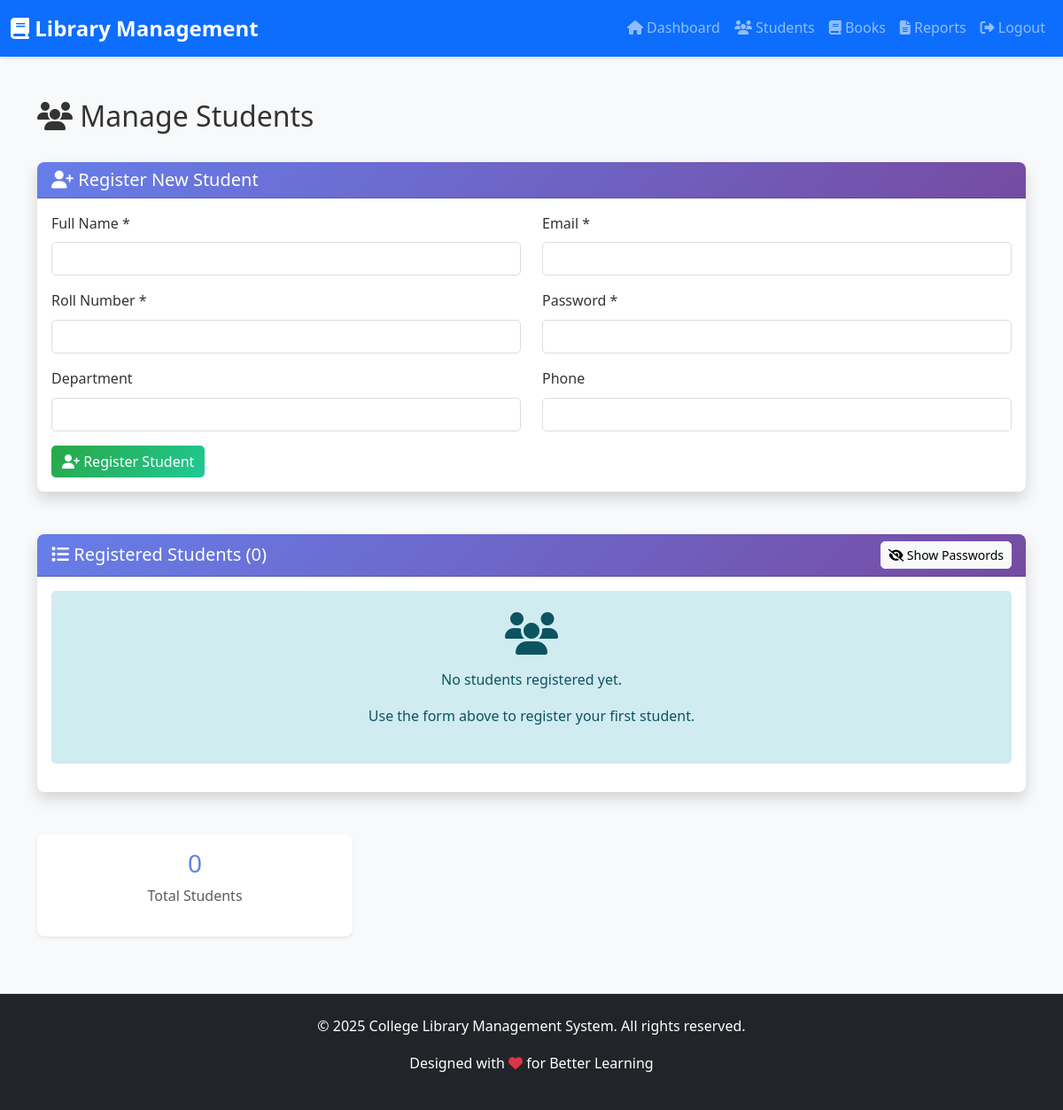
Before: /admin/students (signed in) with the older database file.
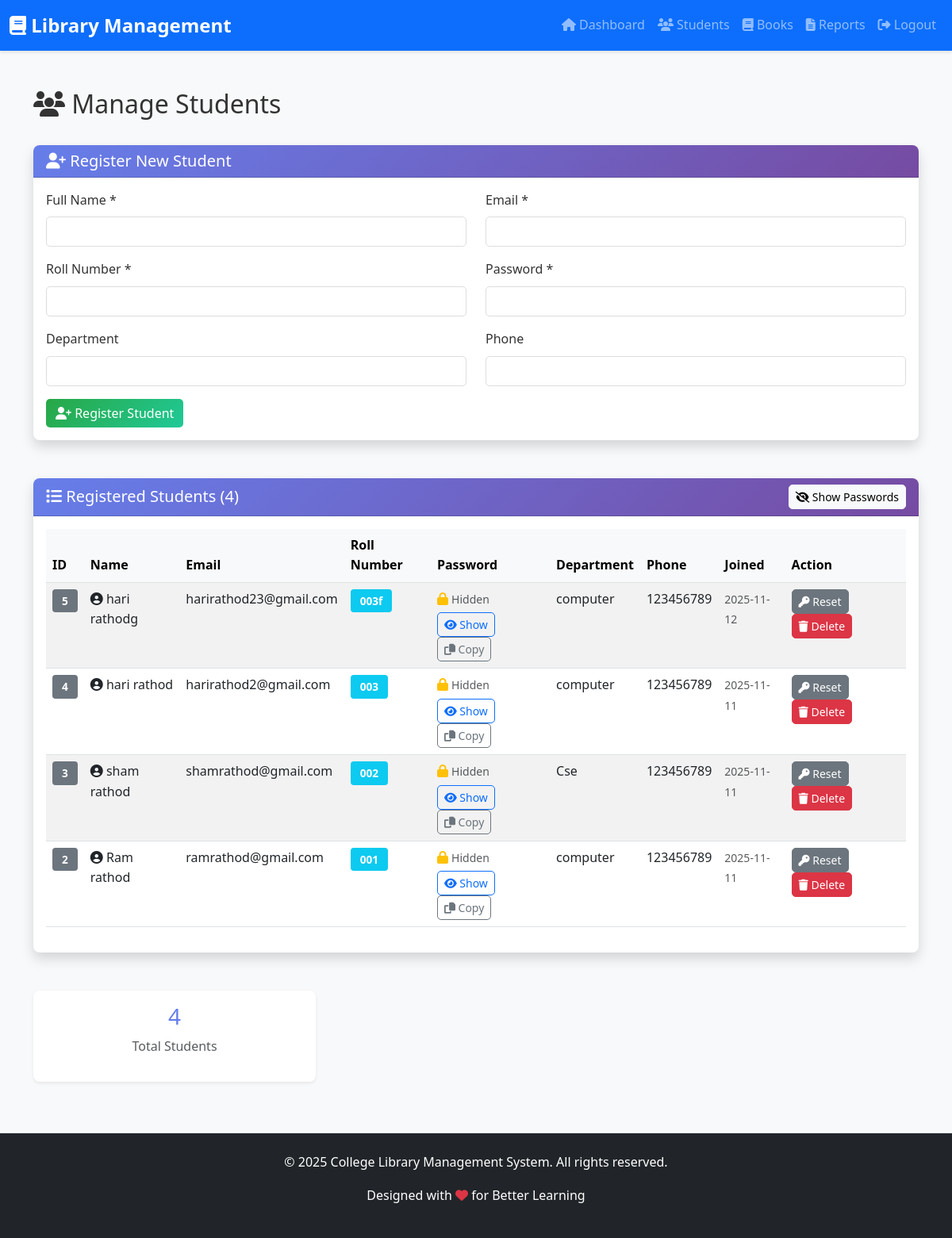
After: the same page with the newer database file.
### tables this page shows
CREATE TABLE students (
            id INTEGER PRIMARY KEY AUTOINCREMENT,
            name TEXT NOT NULL,
            email TEXT UNIQUE NOT NULL,
            password TEXT NOT NULL,
            roll_number TEXT UNIQUE NOT NULL,
            phone TEXT,
            department TEXT,
            created_at TIMESTAMP DEFAULT CURRENT_TIMESTAMP
        );

### app.py (the view, shortened to what this page needs)
@app.route('/admin/students', methods=['GET', 'POST'])
@admin_required
def admin_students():
    conn = get_db()
    cursor = conn.cursor()
    cursor.execute('SELECT * FROM students ORDER BY created_at DESC')
    students = cursor.fetchall()
    conn.close()
    last_reset = session.pop('last_reset', None)
    return render_template('admin_students.html', students=students, last_reset=last_reset)

### app.py (called while the page is built)
def get_db():
    conn = sqlite3.connect(DATABASE)
    conn.row_factory = sqlite3.Row
    return conn

def admin_required(f):
    @wraps(f)
    def decorated_function(*args, **kwargs):
        if 'admin_id' not in session:
            flash('Admin login required', 'danger')
            return redirect(url_for('admin_login'))
        return f(*args, **kwargs)
    return decorated_function

### templates/admin_students.html (shortened to what this page needs)
{% extends "base.html" %}
{% block content %}
<div class="container my-5">
    <div class="row mb-4">
        <div class="col-md-8">
            <h2><i class="fas fa-users"></i> Manage Students</h2>
        </div>
    </div>
    <div class="card shadow mb-5">
        <div class="card-header bg-primary text-white">
            <h5 class="mb-0"><i class="fas fa-user-plus"></i> Register New Student</h5>
        </div>
        <div class="card-body">
            <form method="POST" action="{{ url_for('admin_students') }}">
                <div class="row">
                    <div class="col-md-6 mb-3">
                        <label for="name" class="form-label">Full Name *</label>
                        <input type="text" class="form-control" id="name" name="name" required>
                    </div>
                    <div class="col-md-6 mb-3">
                        <label for="email" class="form-label">Email *</label>
                        <input type="email" class="form-control" id="email" name="email" required>
                    </div>
                </div>
                <div class="row">
                    <div class="col-md-6 mb-3">
                        <label for="roll_number" class="form-label">Roll Number *</label>
                        <input type="text" class="form-control" id="roll_number" name="roll_number" required>
                    </div>
                    <div class="col-md-6 mb-3">
                        <label for="password" class="form-label">Password *</label>
                        <input type="password" class="form-control" id="password" name="password" required>
                    </div>
                </div>
                <div class="row">
                    <div class="col-md-6 mb-3">
                        <label for="department" class="form-label">Department</label>
                        <input type="text" class="form-control" id="department" name="department">
                    </div>
                    <div class="col-md-6 mb-3">
                        <label for="phone" class="form-label">Phone</label>
                        <input type="tel" class="form-control" id="phone" name="phone">
                    </div>
                </div>
                <button type="submit" class="btn btn-success">
                    <i class="fas fa-user-plus"></i> Register Student
                </button>
            </form>
        </div>
    </div>
    <div class="card shadow">
        <div class="card-header bg-primary text-white d-flex justify-content-between align-items-center">
            <h5 class="mb-0"><i class="fas fa-list"></i> Registered Students ({{ students|length }})</h5>
            <button type="button" class="btn btn-sm btn-light" id="togglePasswordBtn">
                <i class="fas fa-eye-slash"></i> <span id="toggleText">Show Passwords</span>
            </button>
        </div>
        <div class="card-body">
            {% if students %}
                <div class="table-responsive">
                    <table class="table table-striped table-hover">
                        <thead class="table-light">
                            <tr>
                                <th>ID</th>
                                <th>Name</th>
                                <th>Email</th>
                                <th>Roll Number</th>
                                <th>Password</th>
                                <th>Department</th>
                                <th>Phone</th>
                                <th>Joined</th>
                                <th>Action</th>
                            </tr>
                        </thead>
                        <tbody>
                            {% for student in students %}
                                <tr>
                                    <td>
                                        <span class="badge bg-secondary">{{ student['id'] }}</span>
                                    </td>
                                    <td>
                                        <i class="fas fa-user-circle"></i> {{ student['name'] }}
                                    </td>
                                    <td>{{ student['email'] }}</td>
                                    <td><span class="badge bg-info">{{ student['roll_number'] }}</span></td>
                                    <td>
                                        <span class="password-hidden">
                                            <i class="fas fa-lock text-warning"></i> <small class="text-muted">Hidden</small>
                                        </span>
                                        <div class="mt-1">
                                                                            <button type="button" class="btn btn-sm btn-outline-primary me-1" data-student-id="{{ student['id'] }}" data-action="show">
                                                                                <i class="fas fa-eye"></i> Show
                                                                            </button>
                                                                            <button type="button" class="btn btn-sm btn-outline-secondary" data-student-id="{{ student['id'] }}" data-action="copy">
                                                                                <i class="fas fa-copy"></i> Copy
                                                                            </button>
                                        </div>
                                    </td>
                                    <td>{{ student['department'] or 'N/A' }}</td>
                                    <td>{{ student['phone'] or 'N/A' }}</td>
                                    <td><small class="text-muted">{{ student['created_at'][:10] }}</small></td>
                                    <td>
                                        <button type="button" class="btn btn-sm btn-secondary me-1"
                                            data-student-id="{{ student['id'] }}" data-student-name="{{ student['name']|e }}" data-action="reset">
                                                <i class="fas fa-key"></i> Reset
                                            </button>
                                            <form method="POST" action="{{ url_for('admin_students') }}" style="display:inline;">
                                                <button type="submit" class="btn btn-sm btn-danger confirm-submit" data-confirm="Are you sure you want to delete this student?">
                                                    <i class="fas fa-trash"></i> Delete
                                                </button>
                                            </form>
                                    </td>
                                </tr>
                            {% endfor %}
                        </tbody>
                    </table>
                </div>
            {% else %}
                <div class="alert alert-info text-center py-4">
                    <i class="fas fa-users fa-3x mb-3"></i>
                    <p>No students registered yet.</p>
                    <p>Use the form above to register your first student.</p>
                </div>
            {% endif %}
        </div>
    </div>
    <div class="row mt-5">
        <div class="col-md-4 mb-3">
            <div class="card text-center shadow-sm">
                <div class="card-body">
                    <h3 class="text-primary">{{ students|length }}</h3>
                    <p class="text-muted">Total Students</p>
                </div>
            </div>
        </div>
    </div>
</div>
{% endblock %}

### templates/base.html (shortened to what this page needs)
<!DOCTYPE html>
<html lang="en">
<head>
    <link href="https://cdn.jsdelivr.net/npm/bootstrap@5.3.0/dist/css/bootstrap.min.css" rel="stylesheet">
    <link rel="stylesheet" href="https://cdnjs.cloudflare.com/ajax/libs/font-awesome/6.4.0/css/all.min.css">
    <link rel="stylesheet" href="{{ url_for('static', filename='css/style.css') }}">
</head>
<body>
    <nav class="navbar navbar-expand-lg navbar-dark bg-primary sticky-top">
        <div class="container-fluid">
            <a class="navbar-brand" href="/">
                <i class="fas fa-book"></i> Library Management
            </a>
            <div class="collapse navbar-collapse" id="navbarNav">
                <ul class="navbar-nav ms-auto">
                    {% if session.user_type == 'student' %}
                        <li class="nav-item">
                            <a class="nav-link" href="{{ url_for('student_dashboard') }}">
                                <i class="fas fa-home"></i> Dashboard
                            </a>
                        </li>
                        <li class="nav-item">
                            <a class="nav-link" href="{{ url_for('student_books') }}">
                                <i class="fas fa-book-open"></i> Books
                            </a>
                        </li>
                        <li class="nav-item">
                            <a class="nav-link" href="{{ url_for('view_reports') }}">
                                <i class="fas fa-exclamation-circle"></i> Reports
                            </a>
                        </li>
                        <li class="nav-item">
                            <a class="nav-link" href="{{ url_for('logout') }}">
                                <i class="fas fa-sign-out-alt"></i> Logout
                            </a>
                        </li>
                    {% elif session.user_type == 'admin' %}
                        <li class="nav-item">
                            <a class="nav-link" href="{{ url_for('admin_dashboard') }}">
                                <i class="fas fa-home"></i> Dashboard
                            </a>
                        </li>
                        <li class="nav-item">
                            <a class="nav-link" href="{{ url_for('admin_students') }}">
                                <i class="fas fa-users"></i> Students
                            </a>
                        </li>
                        <li class="nav-item">
                            <a class="nav-link" href="{{ url_for('admin_books') }}">
                                <i class="fas fa-book"></i> Books
                            </a>
                        </li>
                        <li class="nav-item">
                            <a class="nav-link" href="{{ url_for('admin_reports') }}">
                                <i class="fas fa-file-alt"></i> Reports
                            </a>
                        </li>
                        <li class="nav-item">
                            <a class="nav-link" href="{{ url_for('logout') }}">
                                <i class="fas fa-sign-out-alt"></i> Logout
                            </a>
                        </li>
                    {% endif %}
                </ul>
            </div>
        </div>
    </nav>
    <main>
        {% block content %}{% endblock %}
    </main>
    <footer class="bg-dark text-white mt-5 py-4">
        <div class="container text-center">
            <p>&copy; 2025 College Library Management System. All rights reserved.</p>
            <p>Designed with <i class="fas fa-heart text-danger"></i> for Better Learning</p>
        </div>
    </footer>
</body>
</html>

### static/css/style.css (style rules this page uses)
:root { --primary-color: #667eea; --secondary-color: #764ba2; --success-color: #28a745; --danger-color: #dc3545; --warning-color: #ffc107; --info-color: #17a2b8; }
body { font-family: 'Segoe UI', Tahoma, Geneva, Verdana, sans-serif; line-height: 1.6; color: #333; background-color: #f8f9fa; }
.navbar-brand { font-size: 1.5rem; font-weight: bold; }
.navbar { box-shadow: 0 2px 4px rgba(0, 0, 0, 0.1); }
.card { border: none; border-radius: 8px; transition: all 0.3s ease; }
.card-header { background: linear-gradient(135deg, #667eea 0%, #764ba2 100%); color: white; border-radius: 8px 8px 0 0 !important; }
.card-header.bg-primary { background: linear-gradient(135deg, #667eea 0%, #764ba2 100%) !important; }
.btn { border-radius: 5px; font-weight: 500; transition: all 0.3s ease; }
.btn-success { background: linear-gradient(135deg, #28a745 0%, #20c997 100%); border: none; }
.table { background: white; border-radius: 8px; }
.table thead { background: #f8f9fa; }
.form-control { border-radius: 5px; border: 1px solid #ddd; transition: all 0.3s ease; }
.form-label { font-weight: 500; color: #333; }
.badge { padding: 0.5rem 0.75rem; font-size: 0.85rem; border-radius: 4px; }
footer { margin-top: auto; padding-top: 2rem; border-top: 1px solid #dee2e6; }
.navbar { animation: slideDown 0.3s ease; }
.text-primary { color: #667eea !important; }
.text-danger { color: #dc3545 !important; }
.text-warning { color: #ffc107 !important; }
.shadow { box-shadow: 0 0.5rem 1rem rgba(0, 0, 0, 0.15) !important; }
.shadow-sm { box-shadow: 0 0.125rem 0.25rem rgba(0, 0, 0, 0.075) !important; }

Changed rows visible on the page:
added students: id "5", name "hari rathodg", email "harirathod23@gmail.com", roll_number "003f", department "computer", phone "123456789", created_at "2025-11-12"
added students: id "4", name "hari rathod", email "harirathod2@gmail.com", roll_number "003", department "computer", phone "123456789", created_at "2025-11-11"
added students: id "3", name "sham rathod", email "shamrathod@gmail.com", roll_number "002", department "Cse", phone "123456789", created_at "2025-11-11"
added students: id "2", name "Ram rathod", email "ramrathod@gmail.com", roll_number "001", department "computer", phone "123456789", created_at "2025-11-11"
Other visible differences:
{{ students|length }}: "0" → "4"
text no longer shown: "No students registered yet. Use the form above to register your first student."
text now shown: "ID Name Email Roll Number Password Department Phone Joined Action"
